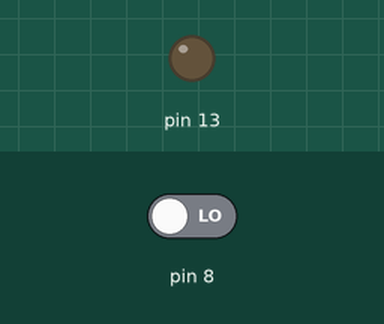
Recording of a sketch running on a simulated Arduino Uno, built with avr-gcc and run on an emulated ATmega328P. Parts: output pins drawn as LEDs (lit = HIGH). The inputs (shaded band) are chosen by the test bench; at power-on: pin 8 LOW.

Above: at 1.2 s.
1.3 s: pin 8 driven HIGH
At 2.0 s:
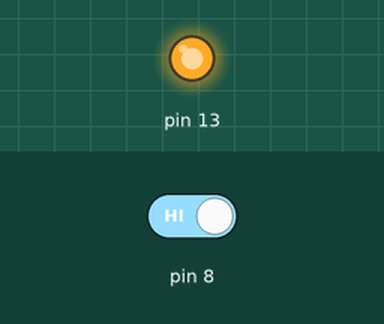
2.8 s: pin 8 driven LOW
At 3.2 s:
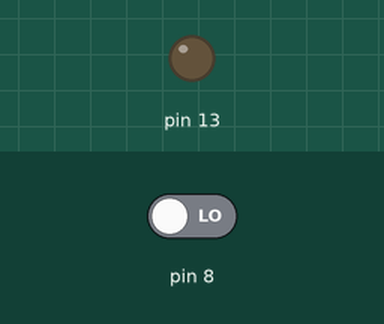
Timing chart, 0 to 5.8 s (numbered marks = the images above; inputs shaded):
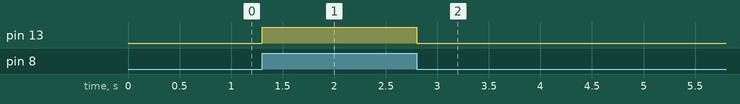

Measured:
- after the input at 1.3 s, pin 13: LOW → HIGH at once
- after the input at 2.8 s, pin 13: HIGH → LOW at once

The sketch:

ButtonPush.ino
```cpp
volatile char* pb = (char*) 0x25;
volatile char* ddr = (char*) 0x24; // points ddrB variable to the DDRB register address
volatile char* pin = (char*) 0x23; // You should tell to compiler that
                          // the value of the PINB may change at any time

                          // Pra ler o estado PIN
                          // Pra escrever PORT

bool read_value;


void setup() {
  *ddr |= (1<<5); // Preparando ele pra output
  *ddr &= ~(1<<0);  // Preparando ele pra input
}

void loop() {
 read_value = *pin & (1<<0);
  if (read_value) {
    *pb |= (1<<5);
  } else {
    *pb &= ~(1<<5);
  }
}
```
